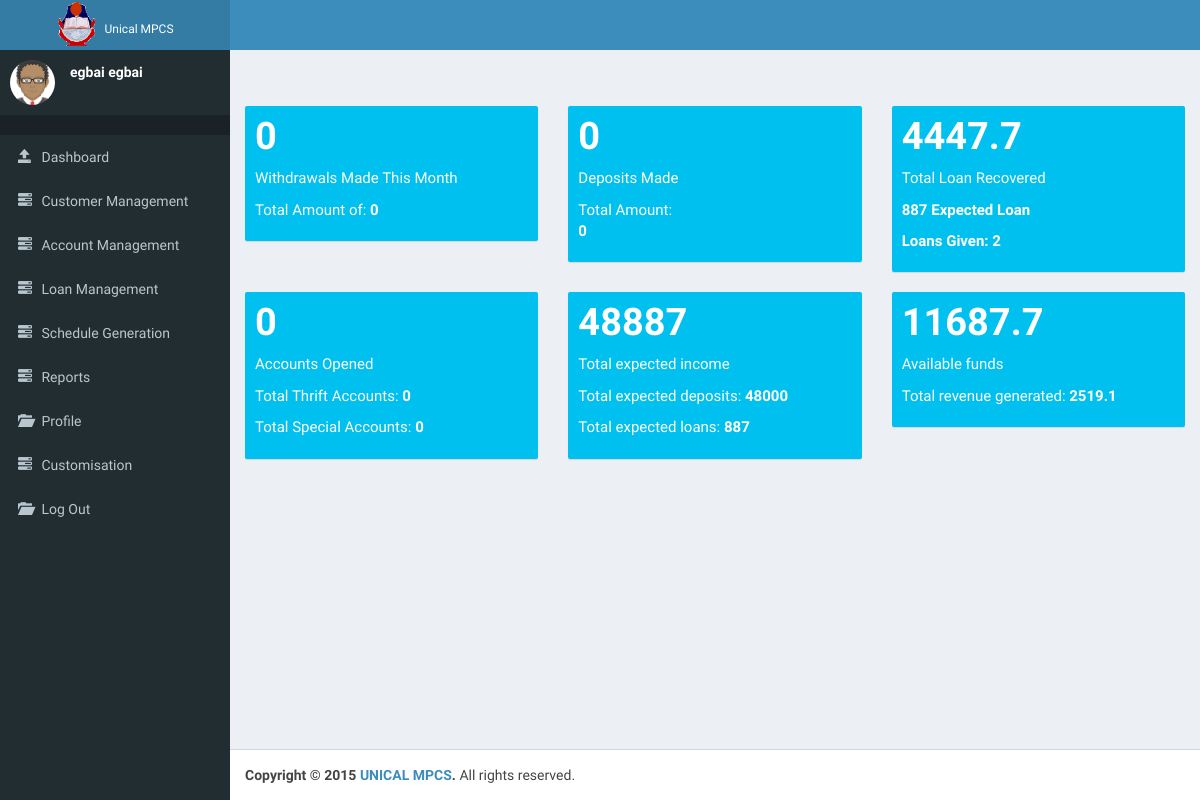
Before: /admin/index.php (signed in) with the older database file.
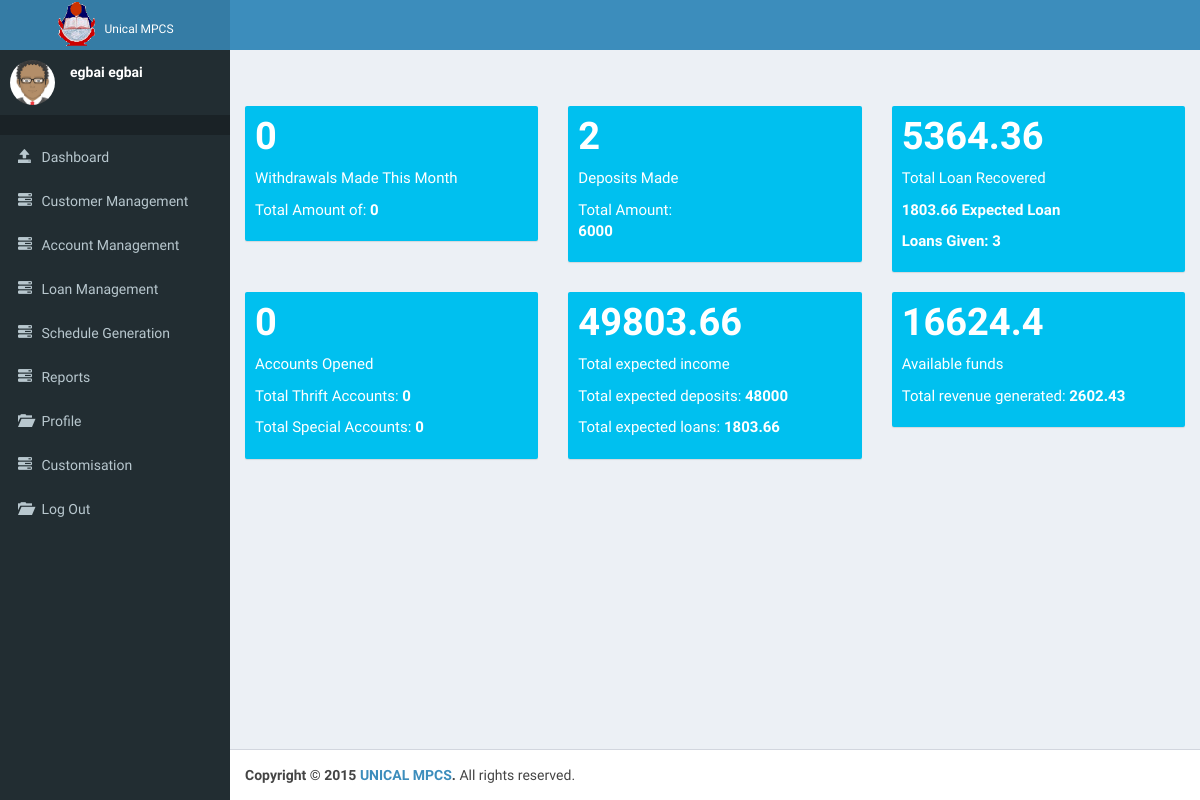
After: the same page with the newer database file.
### tables this page shows
CREATE TABLE IF NOT EXISTS `ad_income` (
  `balance` float NOT NULL
);

### utility.php (called while the page is built, shortened)
<?php
function date_splitter(){
  $date = date('Y-m-d');
  $tmp_date = split("-", $date);
  $tmp_date = $tmp_date[0] . "-" . $tmp_date[1];
  return $tmp_date;
}
function total_withdrawn(){
  $tmp_date = date_splitter();
  $result = query("SELECT * FROM withdraw WHERE date LIKE '$tmp_date-%'");
  $total = 0;
  $count = 0;
  $tm = [$count, $total];
  return $tm;
}
function total_deposit(){
$tmp_date = date_splitter();
$result = query("SELECT * FROM deposit WHERE date LIKE '$tmp_date-%'");
$total = 0;
$count = 0;
while($row=mysql_fetch_array($result)){
  $amount = $row['amount'];
  $total += $amount;
  $count += 1;
}
$tm = [$count, $total];
return $tm;
}
function no_accounts(){
$tmp_date = date_splitter();
$result = query("SELECT * FROM account WHERE d_opened LIKE '$tmp_date-%'");
$thrift_total = 0;
$special_total = 0;
$count = 0;
$tm = [$count, $thrift_total, $special_total];
return $tm;
}
?>

### conf/db_connect.php (called while the page is built, shortened)
<?php
function query($string){
$rs = mysql_query($string) or die(mysql_error());
return $rs;
}
function thrift_special($type){
  $arr = [0,0,0,0];
  $result = query("SELECT * FROM deposit WHERE acct_type='$type'");
  $count = 0;
  $amount = 0;
  while($row = mysql_fetch_array($result)){
    $count += 1;
    $amount += $row['amount'];
    }
    $arr[0] = $count;
    $arr[1] = $amount;
    $amount = 0;
    $result = query("SELECT * FROM account WHERE acct_type='$type'");
    while($row = mysql_fetch_array($result)){
      $count += 1;
      $amount += $row['save_amt'];
    }
    $arr[2] = $count;
    $arr[3] = $amount;
    return $arr;
}
function loan_report(){
  $loan_count = 0;
  $total_loan_recovered = 0;
  $total_interest = 0;
  $expected_loan = 0;
  $result = query("SELECT * FROM payment");
  while($row = mysql_fetch_array($result)){
  $total_loan_recovered += $row['amount_pay'];
  $total_interest += $row['amort_interest'];
  }
  $result = query("SELECT * FROM loan");
  while($row = mysql_fetch_array($result)){
    $expected_loan += $row['amort'];
    ++$loan_count;
  }
  $arr = [$total_loan_recovered, $total_interest, $expected_loan, $loan_count];
  return $arr;
}
function revenue(){
  $amount = 0;
  $result = query("SELECT * FROM income");
  while($row = mysql_fetch_array($result)){
    $income_type = $row['income_type'];
    if($income_type != 3){
      $amount += $row['amount'];
    }
  }
  $result = query("SELECT * FROM ad_income");
  $row = mysql_fetch_array($result);
  $bal = $row['balance'];
  $arr = [$bal, $amount];
  return $arr;
}
?>

### admin/index.php (the view, shortened to what the changed rows need)
<!DOCTYPE html>
<?php
include('../conf/db_connect.php');
?>
<html>
  <head>
    <link rel="stylesheet" href="../bootstrap/css/bootstrap.min.css">
    <link rel="stylesheet" href="../dist/css/AdminLTE.min.css">
        <link rel="stylesheet" href="../arrange.css">
    <link rel="stylesheet" href="../dist/css/skins/skin-blue.min.css">
  </head>
  <body class="hold-transition skin-blue sidebar-mini">
    <div class="wrapper">
      <header class="main-header">
        <a href="index2.html" class="logo">
          <h2 style='margin:0px;'>
          <img src="../dist/img/unical.png" height="50px">
          <span style='font-size:12px;'>Unical MPCS</span>
          </h2>
        </a>
      </header>
      <div class="content-wrapper">
        <section class="content-header">
          <h1>
          </h1>
                </section>
        <section class="content">
          <?php
      $page = '';
          if (!empty($_GET['page'])) {
          $page .= $_GET['page'] . '.php';
          include($page);
          }
      else{
      include('../dashboard.php');
      }
      ?>
        </section>
      </div>
    </div>
  </body>
</html>

### dashboard.php (shortened to what the changed rows need)
<?php
include('../utility.php');
?>
<div class="row">
  <div class="col-lg-4 col-xs-6">
    <div class="small-box bg-aqua">
      <div class="inner">
        <h3><?php echo total_withdrawn()[0]; ?></h3>
        <p>Withdrawals Made This Month</p>
        <p>Total Amount of: <strong><?php echo total_withdrawn()[1];?></strong></p>
      </div>
    </div>
  </div>
  <div class="col-lg-4 col-xs-6">
    <div class="small-box bg-aqua">
      <div class="inner">
        <h3><?php echo total_deposit()[0]; ?></h3>
        <p>Deposits Made</p>
        <p>Total Amount:<br><strong><?php echo total_deposit()[1];?></strong></p>
      </div>
    </div>
  </div>
    <div class="col-lg-4 col-xs-6">
      <div class="small-box bg-aqua">
        <div class="inner">
          <h3><?php echo loan_report()[0]; ?></h3>
          <p>Total Loan Recovered</p>
          <p><strong><?php echo loan_report()[2];?> Expected Loan</strong></p>
            <p><strong>Loans Given:    <?php echo loan_report()[3];?></strong></p>
        </div>
          </div>
    </div>
      <div class="col-lg-4 col-xs-6">
        <div class="small-box bg-aqua">
          <div class="inner">
            <h3><?php echo no_accounts()[0]; ?></h3>
            <p>Accounts Opened</p>
            <p>Total Thrift Accounts:  <strong><?php echo no_accounts()[1];?></strong></p>
          <p>Total Special Accounts:   <strong><?php echo no_accounts()[2];?></strong></p>
          </div>
        </div>
      </div>
      <div class="col-lg-4 col-xs-6">
        <div class="small-box bg-aqua">
          <div class="inner">
            <h3><?php echo thrift_special(1)[3] + thrift_special(2)[3] + loan_report()[2]; ?></h3>
            <p>Total expected income</p>
            <p>Total expected deposits:  <strong><?php echo thrift_special(1)[3] + thrift_special(2)[3];?></strong></p>
          <p>Total expected loans:   <strong><?php echo loan_report()[2];?></strong></p>
          </div>
          </div>
      </div>
      <div class="col-lg-4 col-xs-6">
        <div class="small-box bg-aqua">
          <div class="inner">
            <h3><?php echo revenue()[0]; ?></h3>
            <p>Available funds</p>
            <p>Total revenue generated:  <strong><?php echo revenue()[1];?></strong></p>
          </div>
        </div>
      </div>
  </div>

Changed rows visible on the page:
removed ad_income: balance "11687.7", balance "2519.1"
added ad_income: balance "16624.4", balance "2602.43"
Other visible differences:
total_deposit()[0]: "0" → "2"
total_deposit()[1]: "0" → "6000"
loan_report()[0]: "4447.7" → "5364.36"
loan_report()[2]: "887" → "1803.66"
loan_report()[3]: "2" → "3"
thrift_special(1)[3] + thrift_special(2)[3] + loan_report()[2]: "48887" → "49803.66"
